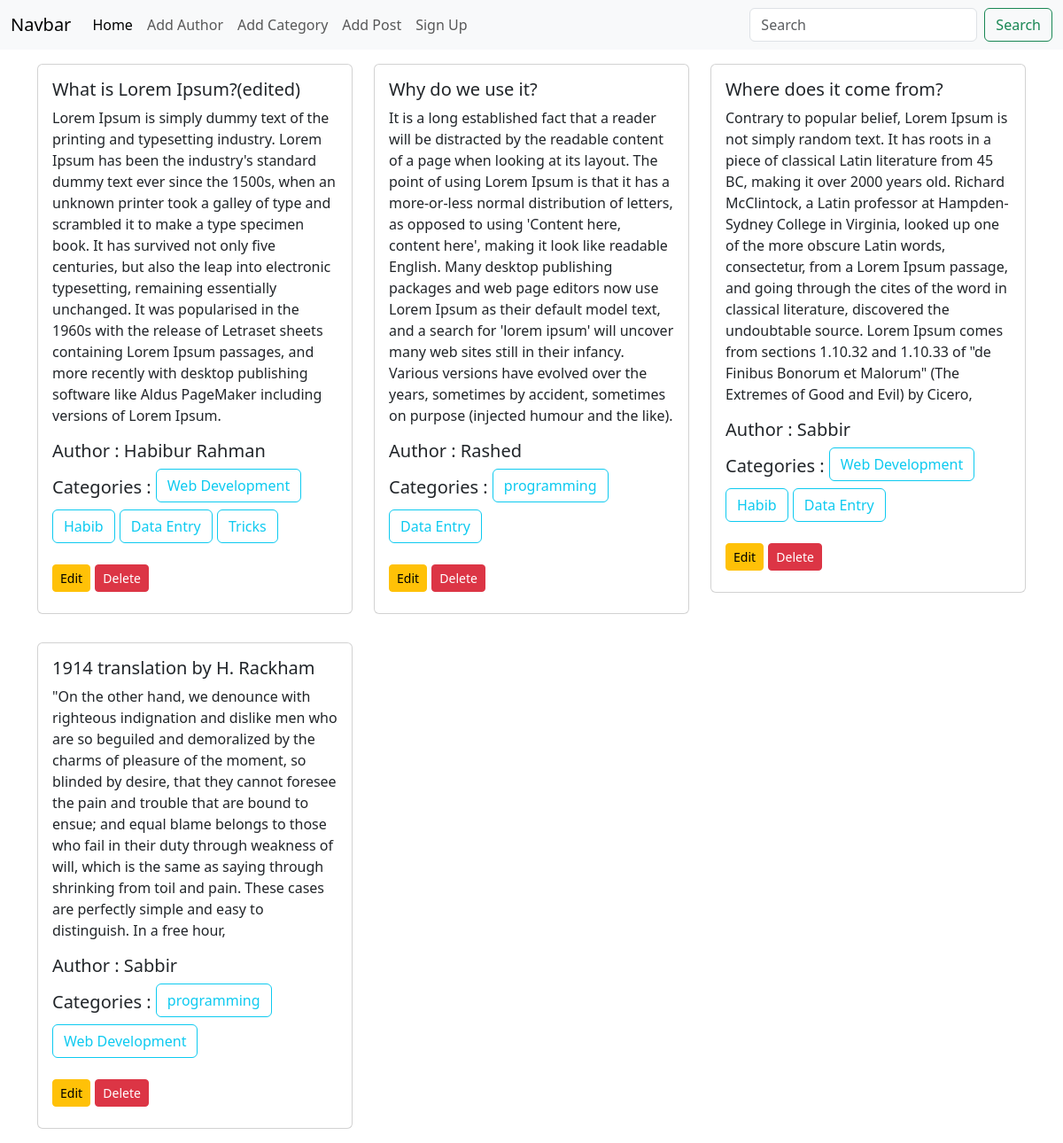
The page / on the database its author committed.
### posts/models.py (models this page shows, shortened)
class Post(models.Model):
    title=models.CharField(max_length=50)
    content=models.TextField()
    category=models.ManyToManyField(Category)
    author=models.ForeignKey(Author,on_delete=models.CASCADE)

### author/models.py (models this page shows, shortened)
class Author(models.Model):
    name=models.CharField(max_length=100)
    bio = models.TextField()
    phone=models.CharField(max_length=12)

### categories/models.py (models this page shows, shortened)
class Category(models.Model):
    name=models.CharField(max_length=50)

### blog_project/views.py (the view)
# urls.py: 2. Add a URL to urlpatterns:  path('', views.home, name='home')
def home(request):
    content=Post.objects.all()
    return render(request,'home.html',{'data':content})

### templates/home.html
{% extends "base.html" %}
{% block content %}
<div class="container">
    <div class="row">
        {% for post in data %}
        <div class="col-4 flex-wrap my-3 ">
            <div class="card ">
                <div class="card-body">
                  <h5 class="card-title"> {{post.title}} </h5>
                  <p class="card-text"> {{post.content}} </p>
                  <h5>Author : {{post.author.name}} <h5>
                  <p>Categories :
                   {% for cat in post.category.all %}
                   <button class='btn btn-outline-info mb-2'>{{cat.name}}</button>
                   {% endfor %}
                   </p>
                   <a href=" {% url 'edit_post' post.pk %} " class="btn btn-warning btn-sm">Edit</a>
                   <a href=" {% url 'delete_post' post.pk %} " class="btn btn-danger btn-sm">Delete</a>
                </div>
              </div>
        </div>
          {% endfor %}
    </div>
</div>
{% endblock content %}

### templates/base.html (shortened to what this page needs)
<!doctype html>
<html lang="en">
    <head>
        <link
            href="https://cdn.jsdelivr.net/npm/bootstrap@5.3.2/dist/css/bootstrap.min.css"
            rel="stylesheet"
        />
    </head>
    <body>
        <header>
            <nav class="navbar navbar-expand-lg bg-body-tertiary">
                <div class="container-fluid">
                  <a class="navbar-brand" href="#">Navbar</a>
                  <div class="collapse navbar-collapse" id="navbarSupportedContent">
                    <ul class="navbar-nav me-auto mb-2 mb-lg-0">
                      <li class="nav-item">
                        <a class="nav-link active" aria-current="page" href="{% url 'home' %}">Home</a>
                      </li>
                      <li class="nav-item">
                        <a class="nav-link" href="{% url 'add_author' %}">Add Author</a>
                      </li>
                      <li class="nav-item">
                        <a class="nav-link" href="{% url 'add_category' %}">Add Category</a>
                      </li>
                      <li class="nav-item">
                        <a class="nav-link" href="{% url 'createPost' %}">Add Post</a>
                      </li>
                      <li class="nav-item">
                        <a class="nav-link" href="{% url 'profile' %}">Sign Up</a>
                      </li>
                    </ul>
                    <form class="d-flex" role="search">
                      <input class="form-control me-2" type="search" placeholder="Search" aria-label="Search">
                      <button class="btn btn-outline-success" type="submit">Search</button>
                    </form>
                  </div>
                </div>
              </nav>
        </header>
        <main>
            {% block content %}
            {% endblock content %}
        </main>
    </body>
</html>

### rows shown on the page
Post: title "What is Lorem Ipsum?(edited)", content "Lorem Ipsum is simply dummy text of the printing and typesetting industry. Lorem Ipsum has been the industry's standard dummy text ever since the 1500s, when an unknown printer took a galley of type and scrambled it to make a type specimen book. It has survived not only five centuries, but also the leap into electronic typesetting, remaining essentially unchanged. It was popularised in the 1960s with the release of Letraset sheets containing Lorem Ipsum passages, and more recently with desktop publishing software like Aldus PageMaker including versions of Lorem Ipsum.", author.name "Habibur Rahman"
Category: name "Web Development"
Category: name "Habib"
Category: name "Data Entry"
Category: name "Tricks"
Post: title "Why do we use it?", content "It is a long established fact that a reader will be distracted by the readable content of a page when looking at its layout. The point of using Lorem Ipsum is that it has a more-or-less normal distribution of letters, as opposed to using 'Content here, content here', making it look like readable English. Many desktop publishing packages and web page editors now use Lorem Ipsum as their default model text, and a search for 'lorem ipsum' will uncover many web sites still in their infancy. Various versions have evolved over the years, sometimes by accident, sometimes on purpose (injected humour and the like).", author.name "Rashed"
Category: name "programming"
Post: title "Where does it come from?", content "Contrary to popular belief, Lorem Ipsum is not simply random text. It has roots in a piece of classical Latin literature from 45 BC, making it over 2000 years old. Richard McClintock, a Latin professor at Hampden-Sydney College in Virginia, looked up one of the more obscure Latin words, consectetur, from a Lorem Ipsum passage, and going through the cites of the word in classical literature, discovered the undoubtable source. Lorem Ipsum comes from sections 1.10.32 and 1.10.33 of \"de Finibus Bonorum et Malorum\" (The Extremes of Good and Evil) by Cicero,", author.name "Sabbir"
Post: title "1914 translation by H. Rackham", content "\"On the other hand, we denounce with righteous indignation and dislike men who are so beguiled and demoralized by the charms of pleasure of the moment, so blinded by desire, that they cannot foresee the pain and trouble that are bound to ensue; and equal blame belongs to those who fail in their duty through weakness of will, which is the same as saying through shrinking from toil and pain. These cases are perfectly simple and easy to distinguish. In a free hour,", author.name "Sabbir"
